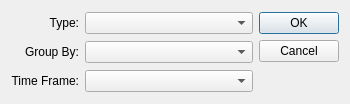
<?xml version="1.0" encoding="UTF-8"?>
<ui version="4.0">
 <comment>This file is part of the xtdesktop package for xTuple ERP: PostBooks Edition, a free and
open source Enterprise Resource Planning software suite,
Copyright (c) 1999-2018 by OpenMFG LLC, d/b/a xTuple.
It is licensed to you under the Common Public Attribution License
version 1.0, the full text of which (including xTuple-specific Exhibits)
is available at www.xtuple.com/CPAL.  By using this software, you agree
to be bound by its terms.</comment>
 <class>preferencesHistory</class>
 <widget class="QDialog" name="preferencesHistory">
  <property name="geometry">
   <rect>
    <x>0</x>
    <y>0</y>
    <width>350</width>
    <height>104</height>
   </rect>
  </property>
  <property name="minimumSize">
   <size>
    <width>350</width>
    <height>0</height>
   </size>
  </property>
  <property name="windowTitle">
   <string>History Settings</string>
  </property>
  <layout class="QGridLayout" name="gridLayout">
   <item row="0" column="0">
    <widget class="QLabel" name="_typeLit">
     <property name="text">
      <string>Type:</string>
     </property>
     <property name="alignment">
      <set>Qt::AlignRight|Qt::AlignTrailing|Qt::AlignVCenter</set>
     </property>
    </widget>
   </item>
   <item row="0" column="1">
    <widget class="XComboBox" name="_type">
     <property name="sizePolicy">
      <sizepolicy hsizetype="Expanding" vsizetype="Fixed">
       <horstretch>0</horstretch>
       <verstretch>0</verstretch>
      </sizepolicy>
     </property>
    </widget>
   </item>
   <item row="0" column="2" rowspan="3">
    <widget class="QDialogButtonBox" name="buttonBox">
     <property name="orientation">
      <enum>Qt::Vertical</enum>
     </property>
     <property name="standardButtons">
      <set>QDialogButtonBox::Cancel|QDialogButtonBox::Ok</set>
     </property>
    </widget>
   </item>
   <item row="1" column="0">
    <widget class="QLabel" name="_groupByLit">
     <property name="text">
      <string>Group By:</string>
     </property>
     <property name="alignment">
      <set>Qt::AlignRight|Qt::AlignTrailing|Qt::AlignVCenter</set>
     </property>
    </widget>
   </item>
   <item row="1" column="1">
    <widget class="XComboBox" name="_groupBy">
     <property name="sizePolicy">
      <sizepolicy hsizetype="Expanding" vsizetype="Fixed">
       <horstretch>0</horstretch>
       <verstretch>0</verstretch>
      </sizepolicy>
     </property>
    </widget>
   </item>
   <item row="2" column="0">
    <widget class="QLabel" name="_timeFramLit">
     <property name="text">
      <string>Time Frame:</string>
     </property>
     <property name="alignment">
      <set>Qt::AlignRight|Qt::AlignTrailing|Qt::AlignVCenter</set>
     </property>
    </widget>
   </item>
   <item row="2" column="1">
    <widget class="XComboBox" name="_timeFrame">
     <property name="sizePolicy">
      <sizepolicy hsizetype="Expanding" vsizetype="Fixed">
       <horstretch>0</horstretch>
       <verstretch>0</verstretch>
      </sizepolicy>
     </property>
    </widget>
   </item>
  </layout>
 </widget>
 <customwidgets>
  <customwidget>
   <class>XComboBox</class>
   <extends>QComboBox</extends>
   <header>xcombobox.h</header>
  </customwidget>
 </customwidgets>
 <resources/>
 <connections>
  <connection>
   <sender>buttonBox</sender>
   <signal>accepted()</signal>
   <receiver>preferencesHistory</receiver>
   <slot>accept()</slot>
   <hints>
    <hint type="sourcelabel">
     <x>248</x>
     <y>254</y>
    </hint>
    <hint type="destinationlabel">
     <x>157</x>
     <y>274</y>
    </hint>
   </hints>
  </connection>
  <connection>
   <sender>buttonBox</sender>
   <signal>rejected()</signal>
   <receiver>preferencesHistory</receiver>
   <slot>reject()</slot>
   <hints>
    <hint type="sourcelabel">
     <x>316</x>
     <y>260</y>
    </hint>
    <hint type="destinationlabel">
     <x>286</x>
     <y>274</y>
    </hint>
   </hints>
  </connection>
 </connections>
</ui>
